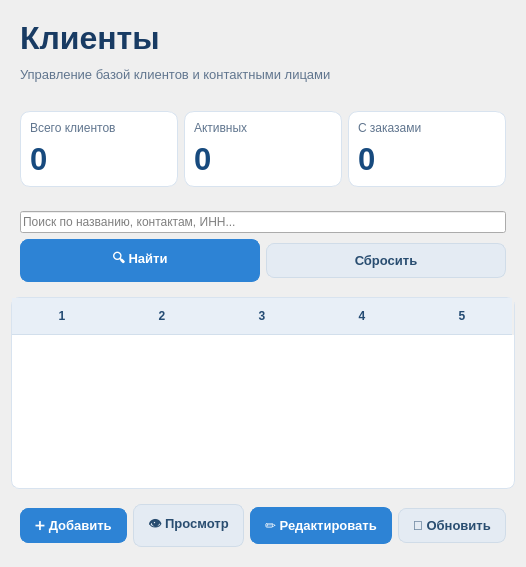
<?xml version="1.0" encoding="UTF-8"?>
<ui version="4.0">
 <class>Ui_ClientsPage</class>
 <widget class="QWidget" name="pageClients">
  <property name="styleSheet">
   <string notr="true">QWidget#pageClients {
    background-color: #F1F3F6;
    color: #24364B;
    font-family: &quot;Segoe UI&quot;;
    font-size: 10pt;
}

QLabel {
    background-color: transparent;
    color: #24364B;
}

QLabel#lblClientsTitle_2 {
    color: #183B63;
    font-size: 24pt;
    font-weight: bold;
}

QLabel#lblClientsSubtitle {
    color: #60758E;
    font-size: 10pt;
}

QFrame#headerFrameClients,
QFrame#filtersFrameClients,
QFrame#actionFrameClients {
    background-color: transparent;
    border: none;
}

QFrame#statsFrameClients {
    background-color: transparent;
    border: none;
}

QFrame#cardTotalClients,
QFrame#cardActiveClients,
QFrame#cardClientsWithOrders {
    background-color: #FFFFFF;
    border: 1px solid #D8E3EF;
    border-radius: 10px;
}

QFrame#cardTotalClients QLabel,
QFrame#cardActiveClients QLabel,
QFrame#cardClientsWithOrders QLabel {
    background-color: transparent;
    border: none;
}

QLabel#lblcardTotalClientsTitle,
QLabel#lblcardActiveClientsTitle,
QLabel#lblcardClientsWithOrdersTitle {
    color: #60758E;
    font-size: 9pt;
}

QLabel#lblcardTotalClientsValue,
QLabel#lblcardActiveClientsValue,
QLabel#lblcardClientsWithOrdersValue {
    color: #174A7E;
    font-size: 23pt;
    font-weight: bold;
}

QLineEdit#editClientSearch {
    background-color: #FFFFFF;
    color: #24364B;
    border: 1px solid #D1DCE8;
    border-radius: 7px;
    padding: 9px 11px;
    selection-background-color: #2D83D5;
}

QLineEdit#editClientSearch:focus {
    border: 1px solid #2D83D5;
}

QPushButton {
    background-color: #2D83D5;
    color: #FFFFFF;
    border: 1px solid #2D83D5;
    border-radius: 8px;
    padding: 9px 14px;
    font-size: 10pt;
    font-weight: bold;
}

QPushButton:hover {
    background-color: #3B94E8;
    color: #FFFFFF;
    border: 1px solid #3B94E8;
}

QPushButton:pressed {
    background-color: #1E68AE;
    color: #FFFFFF;
    border: 1px solid #1E68AE;
}

QPushButton:disabled {
    background-color: #B9C7D5;
    color: #F4F6F8;
    border: 1px solid #B9C7D5;
}

QPushButton#btnSearchClients,
QPushButton#btnAddClient,
QPushButton#btnEditClient {
    background-color: #2D83D5;
    color: #FFFFFF;
    border: 1px solid #2D83D5;
}

QPushButton#btnSearchClients:hover,
QPushButton#btnAddClient:hover,
QPushButton#btnEditClient:hover {
    background-color: #3B94E8;
    color: #FFFFFF;
    border: 1px solid #3B94E8;
}

QPushButton#btnSearchClients:pressed,
QPushButton#btnAddClient:pressed,
QPushButton#btnEditClient:pressed {
    background-color: #1E68AE;
    color: #FFFFFF;
    border: 1px solid #1E68AE;
}

QPushButton#btnResetClientFilters,
QPushButton#btnViewClient,
QPushButton#brnRefreshClients {
    background-color: #E4EBF3;
    color: #294D70;
    border: 1px solid #D0DCE8;
}

QPushButton#btnResetClientFilters:hover,
QPushButton#btnViewClient:hover,
QPushButton#brnRefreshClients:hover {
    background-color: #D5E3F1;
    color: #294D70;
    border: 1px solid #C2D5E8;
}

QPushButton#btnResetClientFilters:pressed,
QPushButton#btnViewClient:pressed,
QPushButton#brnRefreshClients:pressed {
    background-color: #C6D8EA;
    color: #294D70;
    border: 1px solid #B5CADD;
}

QTableWidget#tableClients {
    background-color: #FFFFFF;
    alternate-background-color: #F6F9FC;
    color: #24364B;
    border: 1px solid #D8E3EF;
    border-radius: 8px;
    gridline-color: #E4EAF1;
    selection-background-color: #DCEBFA;
    selection-color: #183B63;
}

QTableWidget#tableClients::item {
    padding: 7px;
}

QTableWidget#tableClients::item:selected {
    background-color: #DCEBFA;
    color: #183B63;
}

QHeaderView::section {
    background-color: #E8EFF7;
    color: #244B73;
    border: none;
    border-bottom: 1px solid #D2DFEC;
    padding: 9px 7px;
    font-weight: bold;
}

QScrollBar:vertical {
    background-color: #EDF1F5;
    width: 10px;
    border: none;
    margin: 0;
}

QScrollBar::handle:vertical {
    background-color: #B7C7D8;
    min-height: 25px;
    border-radius: 4px;
}

QScrollBar::handle:vertical:hover {
    background-color: #8FA9C3;
}

QScrollBar::add-line:vertical,
QScrollBar::sub-line:vertical {
    height: 0;
}

QScrollBar:horizontal {
    background-color: #EDF1F5;
    height: 10px;
    border: none;
}

QScrollBar::handle:horizontal {
    background-color: #B7C7D8;
    min-width: 25px;
    border-radius: 4px;
}

QScrollBar::add-line:horizontal,
QScrollBar::sub-line:horizontal {
    width: 0;
}</string>
  </property>
  <layout class="QVBoxLayout" name="verticalLayout_20">
   <property name="leftMargin">
    <number>11</number>
   </property>
   <property name="topMargin">
    <number>11</number>
   </property>
   <property name="rightMargin">
    <number>11</number>
   </property>
   <property name="bottomMargin">
    <number>11</number>
   </property>
   <property name="spacing">
    <number>6</number>
   </property>
   <property name="sizeConstraint">
    <enum>QLayout::SetDefaultConstraint</enum>
   </property>
   <item>
    <layout class="QVBoxLayout" name="verticalLayoutClients">
     <property name="spacing">
      <number>6</number>
     </property>
     <property name="sizeConstraint">
      <enum>QLayout::SetDefaultConstraint</enum>
     </property>
     <item>
      <widget class="QFrame" name="headerFrameClients">
       <property name="font">
        <font>
         <pointsize>9</pointsize>
        </font>
       </property>
       <property name="sizePolicy">
        <sizepolicy hsizetype="Preferred" vsizetype="Preferred">
         <horstretch>0</horstretch>
         <verstretch>0</verstretch>
        </sizepolicy>
       </property>
       <property name="minimumSize">
        <size>
         <width>420</width>
         <height>85</height>
        </size>
       </property>
       <property name="frameShape">
        <enum>QFrame::StyledPanel</enum>
       </property>
       <property name="frameShadow">
        <enum>QFrame::Raised</enum>
       </property>
       <layout class="QVBoxLayout" name="verticalLayout_10">
        <property name="leftMargin">
         <number>9</number>
        </property>
        <property name="topMargin">
         <number>9</number>
        </property>
        <property name="rightMargin">
         <number>9</number>
        </property>
        <property name="bottomMargin">
         <number>9</number>
        </property>
        <property name="spacing">
         <number>6</number>
        </property>
        <property name="sizeConstraint">
         <enum>QLayout::SetDefaultConstraint</enum>
        </property>
        <item>
         <layout class="QVBoxLayout" name="verticalLayout_7">
          <property name="spacing">
           <number>6</number>
          </property>
          <property name="sizeConstraint">
           <enum>QLayout::SetDefaultConstraint</enum>
          </property>
          <item>
           <widget class="QLabel" name="lblClientsTitle_2">
            <property name="text">
             <string notr="true">Клиенты</string>
            </property>
            <property name="font">
             <font>
              <pointsize>24</pointsize>
             </font>
            </property>
            <property name="sizePolicy">
             <sizepolicy hsizetype="Preferred" vsizetype="Preferred">
              <horstretch>0</horstretch>
              <verstretch>0</verstretch>
             </sizepolicy>
            </property>
            <property name="alignment">
             <set>Qt::AlignLeft|Qt::AlignVCenter|Qt::AlignLeading</set>
            </property>
            <property name="frameShape">
             <enum>QFrame::NoFrame</enum>
            </property>
            <property name="frameShadow">
             <enum>QFrame::Plain</enum>
            </property>
           </widget>
          </item>
          <item>
           <widget class="QLabel" name="lblClientsSubtitle">
            <property name="text">
             <string notr="true">Управление базой клиентов и контактными лицами</string>
            </property>
            <property name="font">
             <font>
              <pointsize>10</pointsize>
             </font>
            </property>
            <property name="sizePolicy">
             <sizepolicy hsizetype="Preferred" vsizetype="Preferred">
              <horstretch>0</horstretch>
              <verstretch>0</verstretch>
             </sizepolicy>
            </property>
            <property name="alignment">
             <set>Qt::AlignLeft|Qt::AlignVCenter|Qt::AlignLeading</set>
            </property>
            <property name="frameShape">
             <enum>QFrame::NoFrame</enum>
            </property>
            <property name="frameShadow">
             <enum>QFrame::Plain</enum>
            </property>
           </widget>
          </item>
         </layout>
        </item>
       </layout>
      </widget>
     </item>
     <item>
      <widget class="QFrame" name="statsFrameClients">
       <property name="font">
        <font>
         <pointsize>9</pointsize>
        </font>
       </property>
       <property name="sizePolicy">
        <sizepolicy hsizetype="Preferred" vsizetype="Preferred">
         <horstretch>0</horstretch>
         <verstretch>0</verstretch>
        </sizepolicy>
       </property>
       <property name="frameShape">
        <enum>QFrame::StyledPanel</enum>
       </property>
       <property name="frameShadow">
        <enum>QFrame::Raised</enum>
       </property>
       <layout class="QHBoxLayout" name="horizontalLayout_8">
        <property name="leftMargin">
         <number>9</number>
        </property>
        <property name="topMargin">
         <number>9</number>
        </property>
        <property name="rightMargin">
         <number>9</number>
        </property>
        <property name="bottomMargin">
         <number>9</number>
        </property>
        <property name="spacing">
         <number>6</number>
        </property>
        <property name="sizeConstraint">
         <enum>QLayout::SetDefaultConstraint</enum>
        </property>
        <item>
         <layout class="QHBoxLayout" name="horizontalLayout_7">
          <property name="spacing">
           <number>6</number>
          </property>
          <property name="sizeConstraint">
           <enum>QLayout::SetDefaultConstraint</enum>
          </property>
          <item>
           <widget class="QFrame" name="cardTotalClients">
            <property name="font">
             <font>
              <pointsize>9</pointsize>
             </font>
            </property>
            <property name="sizePolicy">
             <sizepolicy hsizetype="Preferred" vsizetype="Preferred">
              <horstretch>0</horstretch>
              <verstretch>0</verstretch>
             </sizepolicy>
            </property>
            <property name="frameShape">
             <enum>QFrame::StyledPanel</enum>
            </property>
            <property name="frameShadow">
             <enum>QFrame::Raised</enum>
            </property>
            <layout class="QVBoxLayout" name="verticalLayout_18">
             <property name="leftMargin">
              <number>9</number>
             </property>
             <property name="topMargin">
              <number>9</number>
             </property>
             <property name="rightMargin">
              <number>9</number>
             </property>
             <property name="bottomMargin">
              <number>9</number>
             </property>
             <property name="spacing">
              <number>6</number>
             </property>
             <property name="sizeConstraint">
              <enum>QLayout::SetDefaultConstraint</enum>
             </property>
             <item>
              <layout class="QVBoxLayout" name="verticalLayout_15">
               <property name="spacing">
                <number>6</number>
               </property>
               <property name="sizeConstraint">
                <enum>QLayout::SetDefaultConstraint</enum>
               </property>
               <item>
                <widget class="QLabel" name="lblcardTotalClientsTitle">
                 <property name="text">
                  <string notr="true">Всего клиентов</string>
                 </property>
                 <property name="font">
                  <font>
                   <pointsize>10</pointsize>
                  </font>
                 </property>
                 <property name="sizePolicy">
                  <sizepolicy hsizetype="Preferred" vsizetype="Preferred">
                   <horstretch>0</horstretch>
                   <verstretch>0</verstretch>
                  </sizepolicy>
                 </property>
                 <property name="alignment">
                  <set>Qt::AlignLeft|Qt::AlignVCenter|Qt::AlignLeading</set>
                 </property>
                 <property name="frameShape">
                  <enum>QFrame::NoFrame</enum>
                 </property>
                 <property name="frameShadow">
                  <enum>QFrame::Plain</enum>
                 </property>
                </widget>
               </item>
               <item>
                <widget class="QLabel" name="lblcardTotalClientsValue">
                 <property name="text">
                  <string notr="true">0</string>
                 </property>
                 <property name="font">
                  <font>
                   <pointsize>10</pointsize>
                  </font>
                 </property>
                 <property name="sizePolicy">
                  <sizepolicy hsizetype="Preferred" vsizetype="Preferred">
                   <horstretch>0</horstretch>
                   <verstretch>0</verstretch>
                  </sizepolicy>
                 </property>
                 <property name="alignment">
                  <set>Qt::AlignLeft|Qt::AlignVCenter|Qt::AlignLeading</set>
                 </property>
                 <property name="frameShape">
                  <enum>QFrame::NoFrame</enum>
                 </property>
                 <property name="frameShadow">
                  <enum>QFrame::Plain</enum>
                 </property>
                </widget>
               </item>
              </layout>
             </item>
            </layout>
           </widget>
          </item>
          <item>
           <widget class="QFrame" name="cardActiveClients">
            <property name="font">
             <font>
              <pointsize>9</pointsize>
             </font>
            </property>
            <property name="sizePolicy">
             <sizepolicy hsizetype="Preferred" vsizetype="Preferred">
              <horstretch>0</horstretch>
              <verstretch>0</verstretch>
             </sizepolicy>
            </property>
            <property name="frameShape">
             <enum>QFrame::StyledPanel</enum>
            </property>
            <property name="frameShadow">
             <enum>QFrame::Raised</enum>
            </property>
            <layout class="QVBoxLayout" name="verticalLayout_17">
             <property name="leftMargin">
              <number>9</number>
             </property>
             <property name="topMargin">
              <number>9</number>
             </property>
             <property name="rightMargin">
              <number>9</number>
             </property>
             <property name="bottomMargin">
              <number>9</number>
             </property>
             <property name="spacing">
              <number>6</number>
             </property>
             <property name="sizeConstraint">
              <enum>QLayout::SetDefaultConstraint</enum>
             </property>
             <item>
              <layout class="QVBoxLayout" name="verticalLayout_13">
               <property name="spacing">
                <number>6</number>
               </property>
               <property name="sizeConstraint">
                <enum>QLayout::SetDefaultConstraint</enum>
               </property>
               <item>
                <widget class="QLabel" name="lblcardActiveClientsTitle">
                 <property name="text">
                  <string notr="true">Активных</string>
                 </property>
                 <property name="font">
                  <font>
                   <pointsize>10</pointsize>
                  </font>
                 </property>
                 <property name="sizePolicy">
                  <sizepolicy hsizetype="Preferred" vsizetype="Preferred">
                   <horstretch>0</horstretch>
                   <verstretch>0</verstretch>
                  </sizepolicy>
                 </property>
                 <property name="alignment">
                  <set>Qt::AlignLeft|Qt::AlignVCenter|Qt::AlignLeading</set>
                 </property>
                 <property name="frameShape">
                  <enum>QFrame::NoFrame</enum>
                 </property>
                 <property name="frameShadow">
                  <enum>QFrame::Plain</enum>
                 </property>
                </widget>
               </item>
               <item>
                <widget class="QLabel" name="lblcardActiveClientsValue">
                 <property name="text">
                  <string notr="true">0</string>
                 </property>
                 <property name="font">
                  <font>
                   <pointsize>10</pointsize>
                  </font>
                 </property>
                 <property name="sizePolicy">
                  <sizepolicy hsizetype="Preferred" vsizetype="Preferred">
                   <horstretch>0</horstretch>
                   <verstretch>0</verstretch>
                  </sizepolicy>
                 </property>
                 <property name="alignment">
                  <set>Qt::AlignLeft|Qt::AlignVCenter|Qt::AlignLeading</set>
                 </property>
                 <property name="frameShape">
                  <enum>QFrame::NoFrame</enum>
                 </property>
                 <property name="frameShadow">
                  <enum>QFrame::Plain</enum>
                 </property>
                </widget>
               </item>
              </layout>
             </item>
            </layout>
           </widget>
          </item>
          <item>
           <widget class="QFrame" name="cardClientsWithOrders">
            <property name="font">
             <font>
              <pointsize>9</pointsize>
             </font>
            </property>
            <property name="sizePolicy">
             <sizepolicy hsizetype="Preferred" vsizetype="Preferred">
              <horstretch>0</horstretch>
              <verstretch>0</verstretch>
             </sizepolicy>
            </property>
            <property name="frameShape">
             <enum>QFrame::StyledPanel</enum>
            </property>
            <property name="frameShadow">
             <enum>QFrame::Raised</enum>
            </property>
            <layout class="QVBoxLayout" name="verticalLayout_16">
             <property name="leftMargin">
              <number>9</number>
             </property>
             <property name="topMargin">
              <number>9</number>
             </property>
             <property name="rightMargin">
              <number>9</number>
             </property>
             <property name="bottomMargin">
              <number>9</number>
             </property>
             <property name="spacing">
              <number>6</number>
             </property>
             <property name="sizeConstraint">
              <enum>QLayout::SetDefaultConstraint</enum>
             </property>
             <item>
              <layout class="QVBoxLayout" name="verticalLayout_14">
               <property name="spacing">
                <number>6</number>
               </property>
               <property name="sizeConstraint">
                <enum>QLayout::SetDefaultConstraint</enum>
               </property>
               <item>
                <widget class="QLabel" name="lblcardClientsWithOrdersTitle">
                 <property name="text">
                  <string notr="true">С заказами</string>
                 </property>
                 <property name="font">
                  <font>
                   <pointsize>10</pointsize>
                  </font>
                 </property>
                 <property name="sizePolicy">
                  <sizepolicy hsizetype="Preferred" vsizetype="Preferred">
                   <horstretch>0</horstretch>
                   <verstretch>0</verstretch>
                  </sizepolicy>
                 </property>
                 <property name="alignment">
                  <set>Qt::AlignLeft|Qt::AlignVCenter|Qt::AlignLeading</set>
                 </property>
                 <property name="frameShape">
                  <enum>QFrame::NoFrame</enum>
                 </property>
                 <property name="frameShadow">
                  <enum>QFrame::Plain</enum>
                 </property>
                </widget>
               </item>
               <item>
                <widget class="QLabel" name="lblcardClientsWithOrdersValue">
                 <property name="text">
                  <string notr="true">0</string>
                 </property>
                 <property name="font">
                  <font>
                   <pointsize>10</pointsize>
                  </font>
                 </property>
                 <property name="sizePolicy">
                  <sizepolicy hsizetype="Preferred" vsizetype="Preferred">
                   <horstretch>0</horstretch>
                   <verstretch>0</verstretch>
                  </sizepolicy>
                 </property>
                 <property name="alignment">
                  <set>Qt::AlignLeft|Qt::AlignVCenter|Qt::AlignLeading</set>
                 </property>
                 <property name="frameShape">
                  <enum>QFrame::NoFrame</enum>
                 </property>
                 <property name="frameShadow">
                  <enum>QFrame::Plain</enum>
                 </property>
                </widget>
               </item>
              </layout>
             </item>
            </layout>
           </widget>
          </item>
         </layout>
        </item>
       </layout>
      </widget>
     </item>
     <item>
      <widget class="QFrame" name="filtersFrameClients">
       <property name="font">
        <font>
         <pointsize>9</pointsize>
        </font>
       </property>
       <property name="sizePolicy">
        <sizepolicy hsizetype="Preferred" vsizetype="Preferred">
         <horstretch>0</horstretch>
         <verstretch>0</verstretch>
        </sizepolicy>
       </property>
       <property name="frameShape">
        <enum>QFrame::StyledPanel</enum>
       </property>
       <property name="frameShadow">
        <enum>QFrame::Raised</enum>
       </property>
       <layout class="QVBoxLayout" name="verticalLayout_12">
        <property name="leftMargin">
         <number>9</number>
        </property>
        <property name="topMargin">
         <number>9</number>
        </property>
        <property name="rightMargin">
         <number>9</number>
        </property>
        <property name="bottomMargin">
         <number>9</number>
        </property>
        <property name="spacing">
         <number>6</number>
        </property>
        <property name="sizeConstraint">
         <enum>QLayout::SetDefaultConstraint</enum>
        </property>
        <item>
         <layout class="QVBoxLayout" name="verticalLayout_11">
          <property name="spacing">
           <number>6</number>
          </property>
          <property name="sizeConstraint">
           <enum>QLayout::SetDefaultConstraint</enum>
          </property>
          <item>
           <widget class="QLineEdit" name="editClientsSearch">
            <property name="placeholderText">
             <string notr="true">Поиск по названию, контактам, ИНН...</string>
            </property>
            <property name="font">
             <font>
              <pointsize>9</pointsize>
             </font>
            </property>
            <property name="cursor">
             <cursorShape>IBeamCursor</cursorShape>
            </property>
            <property name="sizePolicy">
             <sizepolicy hsizetype="Expanding" vsizetype="Fixed">
              <horstretch>0</horstretch>
              <verstretch>0</verstretch>
             </sizepolicy>
            </property>
            <property name="alignment">
             <set>Qt::AlignLeft|Qt::AlignVCenter|Qt::AlignLeading</set>
            </property>
           </widget>
          </item>
          <item>
           <layout class="QHBoxLayout" name="horizontalLayout_6">
            <property name="spacing">
             <number>6</number>
            </property>
            <property name="sizeConstraint">
             <enum>QLayout::SetDefaultConstraint</enum>
            </property>
            <item>
             <widget class="QPushButton" name="btnSearchClients">
              <property name="text">
               <string notr="true">🔍 Найти</string>
              </property>
              <property name="font">
               <font>
                <pointsize>9</pointsize>
               </font>
              </property>
              <property name="cursor">
               <cursorShape>PointingHandCursor</cursorShape>
              </property>
              <property name="sizePolicy">
               <sizepolicy hsizetype="Minimum" vsizetype="Fixed">
                <horstretch>0</horstretch>
                <verstretch>0</verstretch>
               </sizepolicy>
              </property>
             </widget>
            </item>
            <item>
             <widget class="QPushButton" name="btnResetClientFilters">
              <property name="text">
               <string notr="true">Сбросить</string>
              </property>
              <property name="font">
               <font>
                <pointsize>9</pointsize>
               </font>
              </property>
              <property name="cursor">
               <cursorShape>PointingHandCursor</cursorShape>
              </property>
              <property name="sizePolicy">
               <sizepolicy hsizetype="Minimum" vsizetype="Fixed">
                <horstretch>0</horstretch>
                <verstretch>0</verstretch>
               </sizepolicy>
              </property>
             </widget>
            </item>
           </layout>
          </item>
         </layout>
        </item>
       </layout>
      </widget>
     </item>
     <item>
      <widget class="QTableWidget" name="tableClients">
       <property name="font">
        <font>
         <pointsize>9</pointsize>
        </font>
       </property>
       <property name="sizePolicy">
        <sizepolicy hsizetype="Expanding" vsizetype="Expanding">
         <horstretch>0</horstretch>
         <verstretch>0</verstretch>
        </sizepolicy>
       </property>
       <property name="wordWrap">
        <bool>true</bool>
       </property>
       <property name="frameShape">
        <enum>QFrame::StyledPanel</enum>
       </property>
       <property name="frameShadow">
        <enum>QFrame::Sunken</enum>
       </property>
       <property name="alternatingRowColors">
        <bool>true</bool>
       </property>
       <property name="selectionBehavior">
        <enum>QAbstractItemView::SelectRows</enum>
       </property>
       <property name="wordWrap">
        <bool>true</bool>
       </property>
       <property name="columnCount">
        <number>5</number>
       </property>
      </widget>
     </item>
     <item>
      <widget class="QFrame" name="actionFrameClients">
       <property name="font">
        <font>
         <pointsize>9</pointsize>
        </font>
       </property>
       <property name="sizePolicy">
        <sizepolicy hsizetype="Preferred" vsizetype="Preferred">
         <horstretch>0</horstretch>
         <verstretch>0</verstretch>
        </sizepolicy>
       </property>
       <property name="frameShape">
        <enum>QFrame::StyledPanel</enum>
       </property>
       <property name="frameShadow">
        <enum>QFrame::Raised</enum>
       </property>
       <layout class="QHBoxLayout" name="horizontalLayout_10">
        <property name="leftMargin">
         <number>9</number>
        </property>
        <property name="topMargin">
         <number>9</number>
        </property>
        <property name="rightMargin">
         <number>9</number>
        </property>
        <property name="bottomMargin">
         <number>9</number>
        </property>
        <property name="spacing">
         <number>6</number>
        </property>
        <property name="sizeConstraint">
         <enum>QLayout::SetDefaultConstraint</enum>
        </property>
        <item>
         <layout class="QHBoxLayout" name="horizontalLayout_9">
          <property name="spacing">
           <number>6</number>
          </property>
          <property name="sizeConstraint">
           <enum>QLayout::SetDefaultConstraint</enum>
          </property>
          <item>
           <widget class="QPushButton" name="btnAddClient">
            <property name="text">
             <string notr="true">➕ Добавить</string>
            </property>
            <property name="font">
             <font>
              <pointsize>9</pointsize>
             </font>
            </property>
            <property name="cursor">
             <cursorShape>PointingHandCursor</cursorShape>
            </property>
            <property name="sizePolicy">
             <sizepolicy hsizetype="Minimum" vsizetype="Fixed">
              <horstretch>0</horstretch>
              <verstretch>0</verstretch>
             </sizepolicy>
            </property>
           </widget>
          </item>
          <item>
           <widget class="QPushButton" name="btnViewClient">
            <property name="text">
             <string notr="true">👁 Просмотр</string>
            </property>
            <property name="font">
             <font>
              <pointsize>9</pointsize>
             </font>
            </property>
            <property name="cursor">
             <cursorShape>PointingHandCursor</cursorShape>
            </property>
            <property name="sizePolicy">
             <sizepolicy hsizetype="Minimum" vsizetype="Fixed">
              <horstretch>0</horstretch>
              <verstretch>0</verstretch>
             </sizepolicy>
            </property>
           </widget>
          </item>
          <item>
           <widget class="QPushButton" name="btnEditClient">
            <property name="text">
             <string notr="true">✏️ Редактировать</string>
            </property>
            <property name="font">
             <font>
              <pointsize>9</pointsize>
             </font>
            </property>
            <property name="cursor">
             <cursorShape>PointingHandCursor</cursorShape>
            </property>
            <property name="sizePolicy">
             <sizepolicy hsizetype="Minimum" vsizetype="Fixed">
              <horstretch>0</horstretch>
              <verstretch>0</verstretch>
             </sizepolicy>
            </property>
           </widget>
          </item>
          <item>
           <widget class="QPushButton" name="brnRefreshClients">
            <property name="text">
             <string notr="true">🔄 Обновить</string>
            </property>
            <property name="font">
             <font>
              <pointsize>9</pointsize>
             </font>
            </property>
            <property name="cursor">
             <cursorShape>PointingHandCursor</cursorShape>
            </property>
            <property name="sizePolicy">
             <sizepolicy hsizetype="Minimum" vsizetype="Fixed">
              <horstretch>0</horstretch>
              <verstretch>0</verstretch>
             </sizepolicy>
            </property>
           </widget>
          </item>
         </layout>
        </item>
       </layout>
      </widget>
     </item>
    </layout>
   </item>
  </layout>
 </widget>
 <resources/>
 <connections/>
</ui>
